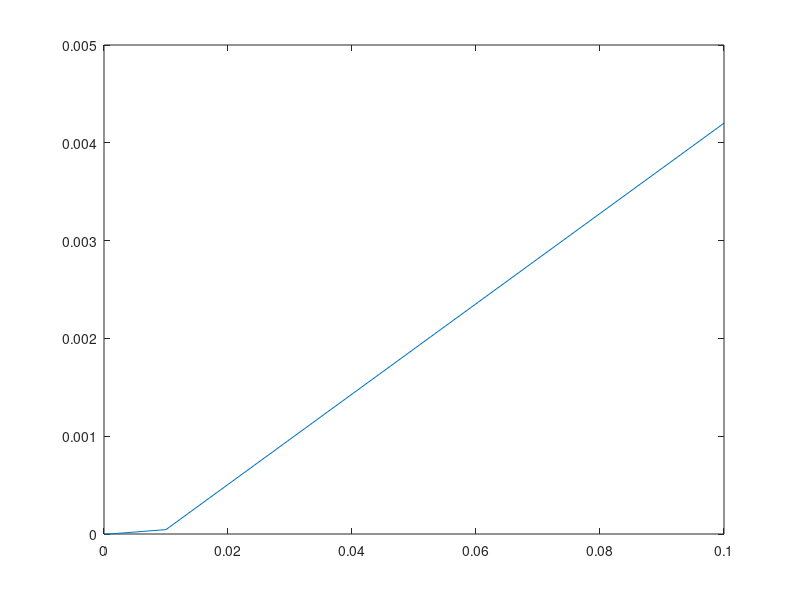

Write MATLAB code to recreate this figure.
ERRO = [0 0 0 0 0];
HS = [0 0 0 0 0];

f=@(x,y) y;

for j =1:5
    
    h=0.1^j;
    x=[0:h:1];
    y0 = 1;
    y=zeros(size(x));
    y(1) = y0;
    for i=2:size(y,2)
        K1 = f(x(i-1),y(i-1));
        K2 = f(x(i-1)+0.5*h,y(i-1)+0.5*h*K1);
        y(i)=y(i-1) + h*K2;
    end
    erro = abs(exp(1)-y(end));
    
    ERRO(j)=erro;
    Hs(j) = h;
end

LERROS = log(ERRO)
LHs = log(Hs)
DLERROS=LERROS(end)-LERROS(1)
DLHs = LHs(end) - LHs(1)
DLERROS/DLHs

plot(Hs,ERRO)
